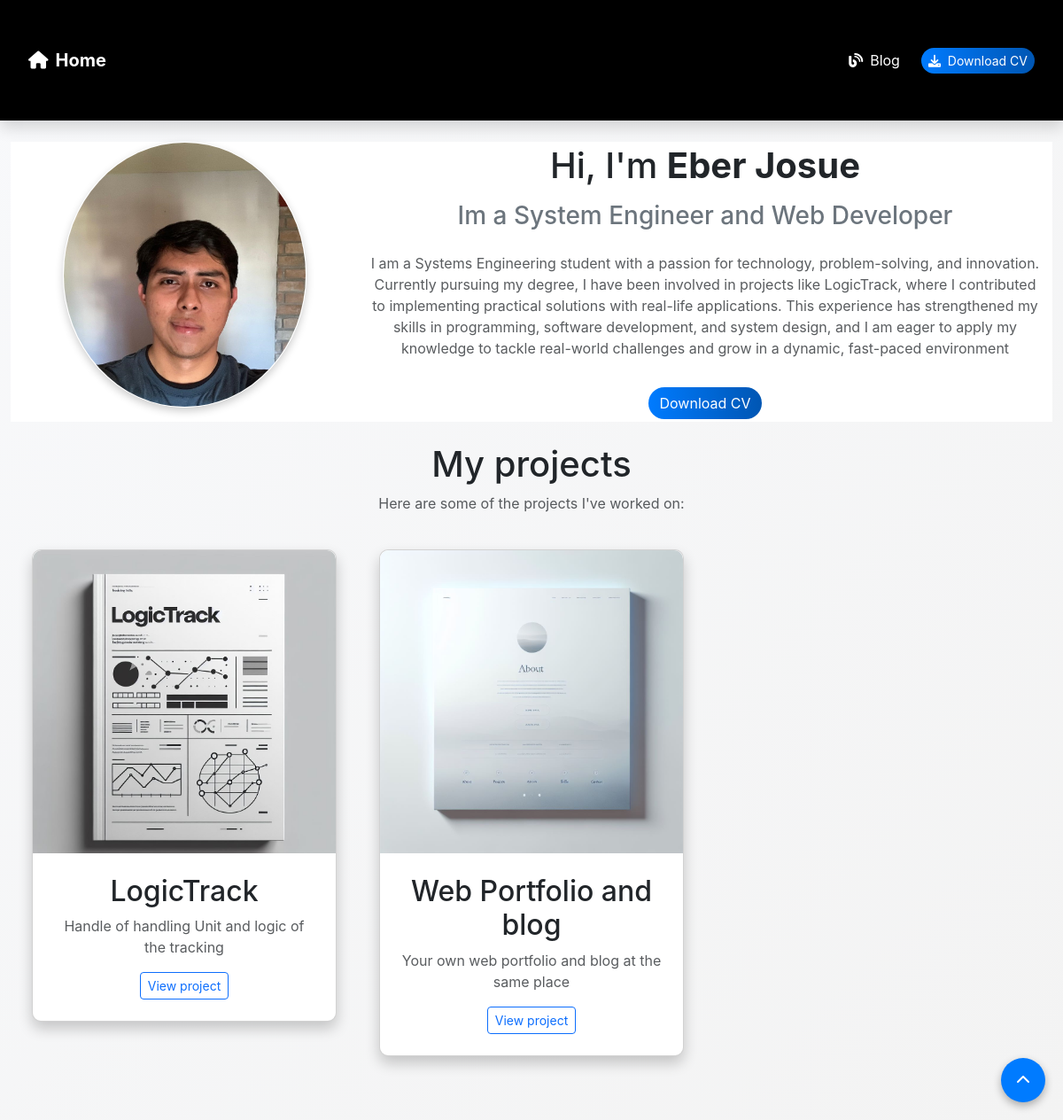
The page / on the database its author committed.
### webportfolio/apps/portfolio/models.py (models this page shows, shortened)
class Portfolio(models.Model):
    title = models.CharField(max_length=100)
    description = models.TextField(max_length=500)
    image = models.ImageField(upload_to='portfolio/images/')
    url = models.URLField(blank=True)

### webportfolio/apps/portfolio/views.py (the view)
# urls.py: 2. Add a URL to urlpatterns:  path('', views.home, name='home')
def home(request):
    projects = Portfolio.objects.all()
    return render(request, 'home.html', {'projects' : projects})

### webportfolio/apps/portfolio/templates/home.html (shortened to what this page needs)
{% extends 'layout.html' %}
{% block content %}
{% load static %}
<header class="header row bg-white shadow-md p-6 rounded-lg">
    <div class="header-content col-md-4 text-center">
        <img src="{% static 'portfolio/profile.jpg' %}" alt="Profile image" class="img-fluid rounded-circle mb-3">
    </div>
    <div class="col-md-8 my auto">
        <h1 class="text-dark mb-3">Hi, I'm <strong>Eber Josue</strong></h1>
        <h3 class=" h3 text-secondary mb-4">Im a System Engineer and Web Developer</h3>
        <p class="text-muted mt-3">
            I am a Systems Engineering student with a passion for technology, problem-solving, and innovation. Currently pursuing my degree, I have been involved in projects like LogicTrack, where I contributed to implementing practical solutions with real-life applications. This experience has strengthened my skills in programming, software development, and system design, and I am eager to apply my knowledge to tackle real-world challenges and grow in a dynamic, fast-paced environment
        </p>
        <a href="{% static 'portfolio/CV.pdf' %}" class="btn btn-primary mt-3"
        >Download CV</a>
    </div>
</header>
<div class="row my-4 text-center">
    <h1 class="text-dark">My projects</h1>
    <p class="text-muted">Here are some of the projects I've worked on:</p>
    {% for project in projects %}
<div class="col-md-4 p-4">
    <div class="card  card-project">
        <img src="{{project.image.url}}" alt="{{project.title}}" class="card-img-top">
        <div class="card-body">
            <h2 class="text-dark">{{project.title}}</h2>
            <p class="text-muted">{{project.description}}</p>
{% if project.url %}
<a href="{{project.url}}" class="btn btn-outline-primary btn-sm" target="_blank">View project</a>
{% endif %}
        </div>
    </div>
</div>
{% endfor %}
    </div>
<button class="scroll-top" onclick="window.scrollTo({ top: 0, behavior: 'smooth' });">
    <i class="fas fa-chevron-up"></i>
</button>
{% endblock %}

### webportfolio/apps/portfolio/static/main.css (style rules this page uses)
body { background: linear-gradient(135deg, #f8f9fb, #f3f3f3); color: #ffffff; font-family: 'Inter', sans-serif; }
.btn-primary { background: linear-gradient(90deg, #007bff, #0056b3); border: none; border-radius: 50px; transition: transform 0.3s ease, box-shadow 0.3s ease; }
header { position: relative; height: fit-content; display: flex; align-items: center; justify-content: center; text-align: center; color: #978e8e; }
.header .header-content { position: relative; z-index: 2; }
.header-content img { width: 275px; height: 300px; border: 1px solid white; box-shadow: 0 4px 10px rgba(0, 0, 0, 0.2); transition: transform 0.3s ease, box-shadow 0.3s ease; }
.card { border-radius: 10px; box-shadow: 0 8px 16px rgba(0, 0, 0, 0.2); transition: transform 0.3s ease; }
.card img { border-top-left-radius: 10px; border-top-right-radius: 10px; }
.card-body { padding: 1.5rem; }
.scroll-top { position: fixed; bottom: 20px; right: 20px; background: #007bff; color: white; border: none; border-radius: 50%; width: 50px; height: 50px; display: flex; align-items: center; justify-content: center; box-shadow: 0 4px 10px rgba(0, 0, 0, 0.3); transition: transform 0.3s ease; }

### rows shown on the page
Portfolio: image (picture), title "LogicTrack", description "Handle of handling Unit and logic of the tracking"
Portfolio: image (picture), title "Web Portfolio and blog", description "Your own web portfolio and blog at the same place"
